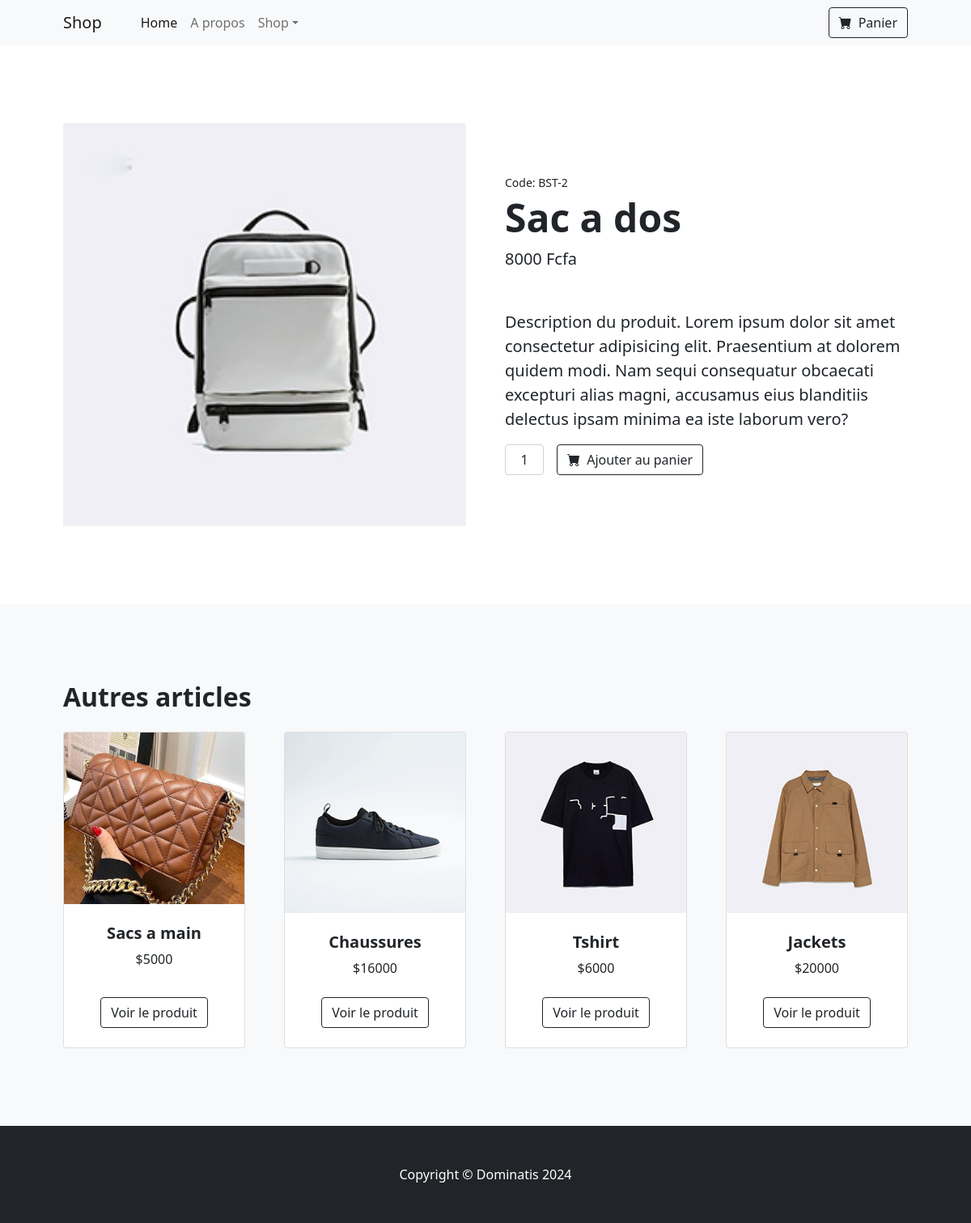
Screenshot of /product/2/ with the database file from the repository.
### products/models.py (models this page shows, shortened)
class Product(models.Model):
    name = models.CharField(max_length=100)
    price = models.DecimalField(max_digits=10, decimal_places=0)
    image = models.ImageField(upload_to='products/static/assets/Images/')

### products/views.py (the view)
# urls.py: path('product/<int:product_id>/', views.product_detail, name='product_detail'),
def product_detail(request, product_id):
    product = get_object_or_404(Product, id=product_id)
    related_products = Product.objects.exclude(id=product_id)[:4]  # Limitez à 4 produits
    return render(
        request,
        'product_detail.html',
        {
            'product': product,
            'related_products': related_products
        }
    )

### products/templates/product_detail.html (shortened to what this page needs)
{% load static %}
<!DOCTYPE html>
<html lang="en">
    <head>
        <link href="https://cdn.jsdelivr.net/npm/bootstrap-icons@1.5.0/font/bootstrap-icons.css" rel="stylesheet" />
        <link href="{% static 'css/styles_item.css' %}" rel="stylesheet" />
    </head>
    <body>
        <nav class="navbar navbar-expand-lg navbar-light bg-light">
            <div class="container px-4 px-lg-5">
                <a class="navbar-brand" href="#!">Shop</a>
                <div class="collapse navbar-collapse" id="navbarSupportedContent">
                    <ul class="navbar-nav me-auto mb-2 mb-lg-0 ms-lg-4">
                        <li class="nav-item"><a class="nav-link active" aria-current="page" href="{% url 'home_index' %}">Home</a></li>
                        <li class="nav-item"><a class="nav-link" href="#!">A propos</a></li>
                        <li class="nav-item dropdown">
                            <a class="nav-link dropdown-toggle" id="navbarDropdown" href="#" role="button" data-bs-toggle="dropdown" aria-expanded="false">Shop</a>
                        </li>
                    </ul>
                    <form class="d-flex" method="get" action="{% url 'add_to_cart' product.id %}">
                        <button class="btn btn-outline-dark" type="submit">
                            <i class="bi-cart-fill me-1"></i>
                            Panier
                        </button>
                    </form>
                </div>
            </div>
        </nav>
        <section class="py-5">
            <div class="container px-4 px-lg-5 my-5">
                <div class="row gx-4 gx-lg-5 align-items-center">
                    <div class="col-md-6">
                        <img class="card-img-top mb-5 mb-md-0" src="{{ product.image.url }}" alt="{{ product.name }}" />
                    </div>
                    <div class="col-md-6">
                        <div class="small mb-1">Code: BST-{{ product.id }}</div>
                        <h1 class="display-5 fw-bolder">{{ product.name }}</h1>
                        <div class="fs-5 mb-5">
                            <span>{{ product.price }} Fcfa</span>
                        </div>
                        <p class="lead">Description du produit. Lorem ipsum dolor sit amet consectetur adipisicing elit. Praesentium at dolorem quidem modi. Nam sequi consequatur obcaecati excepturi alias magni, accusamus eius blanditiis delectus ipsam minima ea iste laborum vero?</p>
                        <form method="post" action="{% url 'add_to_cart' product.id %}">
                            <div class="d-flex">
                                <input class="form-control text-center me-3" id="inputQuantity" name="quantity" type="num" value="1" style="max-width: 3rem" />
                                <button class="btn btn-outline-dark flex-shrink-0" type="submit">
                                    <i class="bi-cart-fill me-1"></i>
                                    Ajouter au panier
                                </button>
                            </div>
                        </form>
                    </div>
                </div>
            </div>
        </section>
        <section class="py-5 bg-light">
            <div class="container px-4 px-lg-5 mt-5">
                <h2 class="fw-bolder mb-4">Autres articles</h2>
                <div class="row gx-4 gx-lg-5 row-cols-2 row-cols-md-3 row-cols-xl-4 justify-content-center">
                    {% for item in related_products %}
                    <div class="col mb-5">
                        <div class="card h-100">
                            <img class="card-img-top" src="{{ item.image.url }}" alt="{{ item.name }}" />
                            <div class="card-body p-4">
                                <div class="text-center">
                                    <h5 class="fw-bolder">{{ item.name }}</h5>
                                    ${{ item.price }}
                                </div>
                            </div>
                            <div class="card-footer p-4 pt-0 border-top-0 bg-transparent">
                                <div class="text-center"><a class="btn btn-outline-dark mt-auto" href="{% url 'product_detail' item.id %}">Voir le produit</a></div>
                            </div>
                        </div>
                    </div>
                    {% endfor %}
                </div>
            </div>
        </section>
        <footer class="py-5 bg-dark">
            <div class="container"><p class="m-0 text-center text-white">Copyright &copy; Dominatis 2024</p></div>
        </footer>
    </body>
</html>

### rows the page displays
Product: image (picture), id "2", name "Sac a dos", price "8000"
Product: image (picture), name "Sacs a main", price "5000"
Product: image (picture), name "Chaussures", price "16000"
Product: image (picture), name "Tshirt", price "6000"
Product: image (picture), name "Jackets", price "20000"
